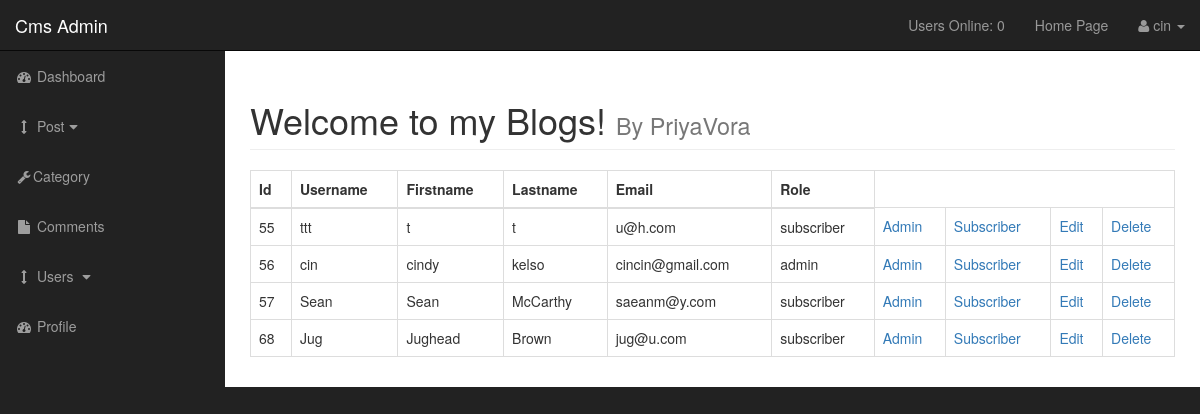
The page /admin/users.php (signed in) on the database its author committed.
### tables this page shows
CREATE TABLE `users` (
  `user_id` int(3) NOT NULL,
  `username` varchar(255) NOT NULL,
  `user_password` varchar(255) NOT NULL,
  `user_firstname` varchar(255) NOT NULL,
  `user_lastname` varchar(255) NOT NULL,
  `user_email` varchar(255) NOT NULL,
  `user_image` text NOT NULL,
  `user_role` varchar(255) NOT NULL,
  `randSalt` varchar(255) NOT NULL DEFAULT '$2y$10$isuesomecrazystrings22'
);

### admin/in/view_all_users.php (the view, shortened to what this page needs)
<table class="table table-bordered table-hover">
                          <thead>
                             <tr>
                               <th>Id</th>
                               <th>Username</th>
                               <th>Firstname</th>
                               <th>Lastname</th>
                               <th>Email</th>
                               <th>Role</th>
                             </tr>
                          </thead>
                             <tbody>
                             <?php
                              $query= 'select * from users';
                                 global $connection;
                              $select_users= mysqli_query($connection, $query);
                                 while($row= mysqli_fetch_assoc($select_users)){
                                   $user_id = $row['user_id'];
                                   $username = $row['username'];
                                   $user_firstname = $row['user_firstname'];
                                   $user_lastname = $row['user_lastname'];
                                   $user_email = $row['user_email'];
                                   $user_role = $row['user_role'];
                                echo "<tr>";
                                echo"<td>$user_id</td>";
                                echo"<td>$username</td>";
                                echo"<td>$user_firstname</td>";
                                 echo"<td>$user_lastname</td>";
                                echo"<td>$user_email</td>";
                                echo"<td>$user_role</td>";
                               echo"<td><a href='users.php?change_to_admin=$user_id'>Admin</a></td>";
                                echo"<td><a href='users.php?change_to_sub=$user_id '>Subscriber</a></td>";
                               echo"<td><a href='users.php?source=edit_users&edit_users= $user_id'>Edit</a></td>";
                                echo"<td><a onClick=\"javascript: return confirm('Are you sure you want to Delete this post?'); \" href='users.php?delete= $user_id'>Delete</a></td>";
                                echo "</tr>";
                                 }
                            ?>
                       </tbody>
                       </table>

### admin/css/sb-admin.css (style rules this page uses)
body { margin-top: 100px; background-color: #222; }
@media (min-width:768px) { body { margin-top: 50px; } }

### rows shown on the page
users: user_id "55", username "ttt", user_firstname "t", user_lastname "t", user_email "u@h.com", user_role "subscriber"
users: user_id "56", username "cin", user_firstname "cindy", user_lastname "kelso", user_email "cincin@gmail.com", user_role "admin"
users: user_id "57", username "Sean", user_firstname "Sean", user_lastname "McCarthy", user_email "saeanm@y.com", user_role "subscriber"
users: user_id "68", username "Jug", user_firstname "Jughead", user_lastname "Brown", user_email "jug@u.com", user_role "subscriber"

### other values the page prints
users_online() "0"
$_SESSION['username'] "cin"
